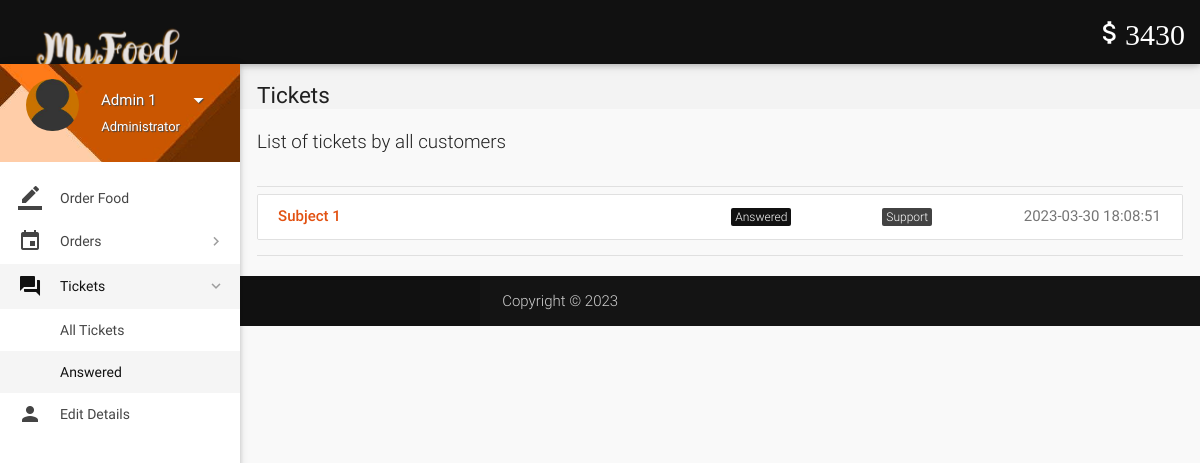
/account/all-tickets.php?status=Answered (signed in), run on the app's committed database.
### tables this page shows
CREATE TABLE `wallet_details` (
  `id` int(11) NOT NULL,
  `wallet_id` int(11) NOT NULL,
  `number` varchar(16) NOT NULL,
  `cvv` int(3) NOT NULL,
  `balance` int(11) NOT NULL DEFAULT '2000'
);

CREATE TABLE `tickets` (
  `id` int(11) NOT NULL,
  `poster_id` int(11) NOT NULL,
  `subject` varchar(100) NOT NULL,
  `description` varchar(3000) NOT NULL,
  `status` varchar(8) NOT NULL DEFAULT 'Open',
  `type` varchar(30) NOT NULL DEFAULT 'Others',
  `date` datetime NOT NULL DEFAULT CURRENT_TIMESTAMP,
  `deleted` tinyint(4) NOT NULL DEFAULT '0'
);

### account/includes/wallet.php (called while the page is built)
<?php
$user_id=$_SESSION['user_id'];
$sql = $con->query("SELECT * FROM wallet where customer_id = $user_id");
$row1 = $sql->fetch_assoc();
$wallet_id = $row1['id'];
$sql = $con->query("SELECT * FROM wallet_details where wallet_id = $wallet_id");
$row1 = $sql->fetch_assoc();
$balance = $row1['balance'];
?>

### account/includes/connect.php (called while the page is built, shortened)
<?php
$name = $_SESSION['name'];
$role = $_SESSION['role'];
?>

### account/all-tickets.php (the view, shortened to what this page needs)
<?php
include 'includes/connect.php';
include 'includes/wallet.php';
	if($_SESSION['admin_sid']==session_id())
	{
		?>
<!DOCTYPE html>
<html lang="en">
<head>
  <link href="css/materialize.min.css" type="text/css" rel="stylesheet" media="screen,projection">
  <link href="css/style.min.css" type="text/css" rel="stylesheet" media="screen,projection">
  <link href="css/custom/custom.min.css" type="text/css" rel="stylesheet" media="screen,projection">
  <link href="js/plugins/perfect-scrollbar/perfect-scrollbar.css" type="text/css" rel="stylesheet" media="screen,projection">
  <link href="js/plugins/data-tables/css/jquery.dataTables.min.css" type="text/css" rel="stylesheet" media="screen,projection">
</head>
<body>
  <header id="header" class="page-topbar">
        <div class="navbar-fixed">
            <nav class="navbar-color">
                <div class="nav-wrapper">
                    <ul class="left">
                      <li><h1 class="logo-wrapper"><a href="index.php" class="brand-logo darken-1"><img src="images/logo.png" alt="logo"></a> <span class="logo-text">Logo</span></h1></li>
                    </ul>
                    <ul class="right hide-on-med-and-down">
                        <li><a href="#" class="waves-effect waves-block waves-light"><i class="mdi-editor-attach-money"><?php echo $balance;?></i></a>
                        </li>
                    </ul>
                </div>
            </nav>
        </div>
  </header>
  <div id="main">
    <div class="wrapper">
      <aside id="left-sidebar-nav">
        <ul id="slide-out" class="side-nav fixed leftside-navigation">
            <li class="user-details cyan darken-2">
            <div class="row">
                <div class="col col s4 m4 l4">
                    <img src="images/avatar.jpg" alt="" class="circle responsive-img valign profile-image">
                </div>
                <div class="col col s8 m8 l8">
                    <a class="btn-flat dropdown-button waves-effect waves-light white-text profile-btn" href="#" data-activates="profile-dropdown"><?php echo $name;?> <i class="mdi-navigation-arrow-drop-down right"></i></a>
                    <p class="user-roal"><?php echo $role;?></p>
                </div>
            </div>
            </li>
            <li class="bold"><a href="index.php" class="waves-effect waves-cyan"><i class="mdi-editor-border-color"></i> Order Food</a>
            </li>
                <li class="no-padding">
                    <ul class="collapsible collapsible-accordion">
                        <li class="bold"><a class="collapsible-header waves-effect waves-cyan"><i class="mdi-editor-insert-invitation"></i> Orders</a>
                        </li>
                    </ul>
                </li>
                <li class="no-padding">
                    <ul class="collapsible collapsible-accordion">
                        <li class="bold"><a class="collapsible-header waves-effect waves-cyan active"><i class="mdi-action-question-answer"></i> Tickets</a>
                            <div class="collapsible-body">
                                <ul>
								<li class="<?php
								if(!isset($_GET['status'])){
										echo 'active';
									}?>
									"><a href="all-tickets.php">All Tickets</a>
                                </li>
								<?php
									$sql = mysqli_query($con, "SELECT DISTINCT status FROM tickets;");
									while($row = mysqli_fetch_array($sql)){
									if(isset($_GET['status'])){
										$status = $row['status'];
									}
                                    echo '<li class='.(isset($_GET['status'])?($status == $_GET['status'] ? 'active' : ''): '').'><a href="all-tickets.php?status='.$row['status'].'">'.$row['status'].'</a>
                                    </li>';
									}
									?>
                                </ul>
                            </div>
                        </li>
                    </ul>
                </li>
            <li class="bold"><a href="details.php" class="waves-effect waves-cyan"><i class="mdi-social-person"></i> Edit Details</a>
            </li>
        </ul>
        </aside>
      <section id="content">
        <div id="breadcrumbs-wrapper">
          <div class="container">
            <div class="row">
              <div class="col s12 m12 l12">
                <h5 class="breadcrumbs-title">Tickets</h5>
              </div>
            </div>
          </div>
        </div>
        <div class="container">
          <p class="caption">List of tickets by all customers</p>
          <div class="divider"></div>
									<div id="work-collections">
									<ul id="projects-collection" class="collection">
								<?php
									if(isset($_GET['status'])){
										$status = $_GET['status'];
									}
									else{
										$status = '%';
									}
									$sql = mysqli_query($con, "SELECT * FROM tickets WHERE status LIKE '$status';");
									while($row = mysqli_fetch_array($sql)){
									echo'<a href="view-ticket-admin.php?id='.$row['id'].'"class="collection-item">
                                        <div class="row">
                                            <div class="col s6">
                                                <p class="collections-title">'.$row['subject'].'</p>
                                            </div>
                                            <div class="col s2">
                                            <span class="task-cat cyan">'.$row['status'].'</span></div>
                                            <div class="col s2">
                                            <span class="task-cat grey darken-3">'.$row['type'].'</span></div>
                                            <div class="col s2">
                                            <span class="badge">'.$row['date'].'</span></div>
                                        </div>
                                    </a>';
									}
									?>
									</ul>
									</div>
            <div class="divider"></div>
          </div>
    </div>
  <footer class="page-footer">
    <div class="footer-copyright">
      <div class="container">
        <span>Copyright © 2023 <a class="grey-text text-lighten-4" href="#" target="_blank"></a> </span>
        </div>
    </div>
  </footer>
</body>
</html>
<?php
	}
?>

### data on the page
wallet_details: balance "3430"
tickets: subject "Subject 1", status "Answered", type "Support", date "2023-03-30 18:08:51"

### other printed values
$name "Admin 1"
$role "Administrator"
$row['status'] "Answered"
